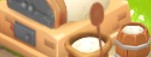
#> input picture images/production/bakery.jpg, 151 x 57 px, given in place of stitched_farm.png, which was not available
$ python scan.py
#> lines starting #> are read from the running program, lines starting #| are printed output that depends on the picture; pictures that were not available may be replaced by others from this repository, and a replacement may not be noted
import os
import cv2
import numpy as np
import pyautogui
from time import sleep

def find_building_offsets(farm_image_path, house_path, building_names, production_dir="images/production"):
#> called with farm_image_path = 'stitched_farm.png', house_path = 'images/nav/home.jpg', production_dir = 'images/production'
    def locate_center(image, template, threshold=0.8):
        gray_img = cv2.cvtColor(image, cv2.COLOR_BGR2GRAY)
        gray_template = cv2.cvtColor(template, cv2.COLOR_BGR2GRAY)
        result = cv2.matchTemplate(gray_img, gray_template, cv2.TM_CCOEFF_NORMED)
        loc = cv2.minMaxLoc(result)
        max_val = loc[1]
        if max_val < threshold:
            raise ValueError("Template not found with sufficient confidence.")
        x, y = loc[3]
        w, h = gray_template.shape[::-1]
        return (x + w // 2, y + h // 2)

    farm_img = cv2.imread(farm_image_path)
#> farm_img is the input picture: shape (57, 151, 3); mean B, G, R 106.5, 157.6, 195.1
    house_template = cv2.imread(house_path)
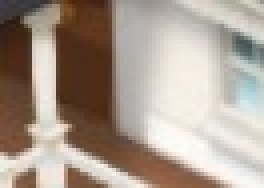
#> input picture images/nav/home.jpg, 66 x 47 px (shown 4 times larger)
#> house_template is the input picture: shape (47, 66, 3); mean B, G, R 144.1, 155.9, 169.7
    house_pos = locate_center(farm_img, house_template)
#> in locate_center, `gray_img = cv2.cvtColor(image, cv2.COLOR_BGR2GRAY)`:
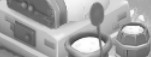
#> gray_img: shape (57, 151); min 64, max 255, mean 163
#> in locate_center, `gray_template = cv2.cvtColor(template, cv2.COLOR_BGR2GRAY)`:
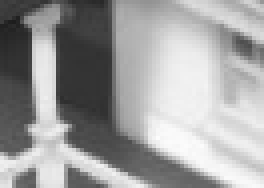
#> gray_template: shape (47, 66) (shown 4 times larger); min 29, max 252, mean 158.7
#> in locate_center, `loc = cv2.minMaxLoc(result)`: loc = (-0.369, 0.391, (54, 0), (26, 8))
#> in locate_center, `max_val = loc[1]`: max_val = 0.391

    offsets = {"house": house_pos}
    for name in building_names:
        template_path = os.path.join(production_dir, f"{name}.jpg")
        if not os.path.exists(template_path):
            raise FileNotFoundError(f"Missing template: {template_path}")
        template = cv2.imread(template_path)
        building_pos = locate_center(farm_img, template)
        offsets[name] = (building_pos[0] - house_pos[0], building_pos[1] - house_pos[1])

    return offsets


# [8 lines left out: function drag_from_center, not called in this run]

def capture_screen():
    screenshot = pyautogui.screenshot()
    return cv2.cvtColor(np.array(screenshot), cv2.COLOR_RGB2BGR)

# [136 lines left out: functions find_house_position, center_house_on_screen, capture_farm_grid, stitch_by_house_alignment, save_grid_images, load_grid_images, not called in this run]


get_images = False
stitch_images = False
find_offsets = True

# 🧪 Run the full pipeline
if __name__ == "__main__":

    house_path = "images/nav/home.jpg"

    if get_images:
        pyautogui.hotkey('alt', 'tab')
        sleep(0.5)
        grid = capture_farm_grid(house_path)
        save_grid_images(grid)
        sleep(0.5)
        pyautogui.hotkey('alt', 'tab')

    if stitch_images:
        grid = load_grid_images()
        stitched = stitch_by_house_alignment(grid, house_path)
        cv2.imwrite("farm_tiles/stitched_farm.png", stitched)
        print("✅ Farm image saved as stitched_farm.png")

    if find_offsets:
        buildings = ["bakery", "bbq_grill"]
#> (the run stopped early here; a loop or call above may not have finished)
